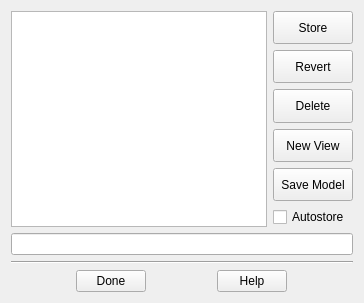
<ui version="4.0" >
 <class>imodvViewsForm</class>
 <widget class="QWidget" name="imodvViewsForm" >
  <property name="geometry" >
   <rect>
    <x>0</x>
    <y>0</y>
    <width>363</width>
    <height>303</height>
   </rect>
  </property>
  <property name="sizePolicy" >
   <sizepolicy vsizetype="Preferred" hsizetype="Minimum" >
    <horstretch>0</horstretch>
    <verstretch>0</verstretch>
   </sizepolicy>
  </property>
  <property name="focusPolicy" >
   <enum>Qt::StrongFocus</enum>
  </property>
  <property name="windowTitle" >
   <string>3dmodv Views</string>
  </property>
  <layout class="QVBoxLayout" name="verticalLayout" >
   <item>
    <layout class="QHBoxLayout" name="horizontalLayout" >
     <item>
      <widget class="QListWidget" name="viewListBox" >
       <property name="sizePolicy" >
        <sizepolicy vsizetype="Expanding" hsizetype="Fixed" >
         <horstretch>0</horstretch>
         <verstretch>0</verstretch>
        </sizepolicy>
       </property>
       <property name="focusPolicy" >
        <enum>Qt::NoFocus</enum>
       </property>
       <property name="editTriggers" >
        <set>QAbstractItemView::NoEditTriggers</set>
       </property>
       <property name="showDropIndicator" stdset="0" >
        <bool>false</bool>
       </property>
       <property name="selectionRectVisible" >
        <bool>false</bool>
       </property>
      </widget>
     </item>
     <item>
      <layout class="QVBoxLayout" >
       <property name="spacing" >
        <number>6</number>
       </property>
       <property name="margin" >
        <number>0</number>
       </property>
       <item>
        <widget class="QPushButton" name="storeButton" >
         <property name="sizePolicy" >
          <sizepolicy vsizetype="Fixed" hsizetype="Fixed" >
           <horstretch>0</horstretch>
           <verstretch>0</verstretch>
          </sizepolicy>
         </property>
         <property name="maximumSize" >
          <size>
           <width>80</width>
           <height>32767</height>
          </size>
         </property>
         <property name="focusPolicy" >
          <enum>Qt::NoFocus</enum>
         </property>
         <property name="toolTip" >
          <string>Save current model properties in selected view</string>
         </property>
         <property name="text" >
          <string>Store</string>
         </property>
        </widget>
       </item>
       <item>
        <widget class="QPushButton" name="revertButton" >
         <property name="sizePolicy" >
          <sizepolicy vsizetype="Fixed" hsizetype="Fixed" >
           <horstretch>0</horstretch>
           <verstretch>0</verstretch>
          </sizepolicy>
         </property>
         <property name="maximumSize" >
          <size>
           <width>80</width>
           <height>32767</height>
          </size>
         </property>
         <property name="focusPolicy" >
          <enum>Qt::NoFocus</enum>
         </property>
         <property name="toolTip" >
          <string>Return to the stored values of the currently selected view</string>
         </property>
         <property name="text" >
          <string>Revert</string>
         </property>
        </widget>
       </item>
       <item>
        <widget class="QPushButton" name="deleteButton" >
         <property name="sizePolicy" >
          <sizepolicy vsizetype="Fixed" hsizetype="Fixed" >
           <horstretch>0</horstretch>
           <verstretch>0</verstretch>
          </sizepolicy>
         </property>
         <property name="maximumSize" >
          <size>
           <width>80</width>
           <height>32767</height>
          </size>
         </property>
         <property name="focusPolicy" >
          <enum>Qt::NoFocus</enum>
         </property>
         <property name="toolTip" >
          <string>Remove the currently selected view from the list</string>
         </property>
         <property name="text" >
          <string>Delete</string>
         </property>
        </widget>
       </item>
       <item>
        <widget class="QPushButton" name="newButton" >
         <property name="sizePolicy" >
          <sizepolicy vsizetype="Fixed" hsizetype="Fixed" >
           <horstretch>0</horstretch>
           <verstretch>0</verstretch>
          </sizepolicy>
         </property>
         <property name="maximumSize" >
          <size>
           <width>80</width>
           <height>32767</height>
          </size>
         </property>
         <property name="focusPolicy" >
          <enum>Qt::NoFocus</enum>
         </property>
         <property name="toolTip" >
          <string>Add a new view to the list with the properties of current display</string>
         </property>
         <property name="text" >
          <string>New View</string>
         </property>
        </widget>
       </item>
       <item>
        <widget class="QPushButton" name="saveButton" >
         <property name="sizePolicy" >
          <sizepolicy vsizetype="Fixed" hsizetype="Fixed" >
           <horstretch>0</horstretch>
           <verstretch>0</verstretch>
          </sizepolicy>
         </property>
         <property name="maximumSize" >
          <size>
           <width>80</width>
           <height>32767</height>
          </size>
         </property>
         <property name="focusPolicy" >
          <enum>Qt::NoFocus</enum>
         </property>
         <property name="toolTip" >
          <string>Save model to file, with all view modifications</string>
         </property>
         <property name="text" >
          <string>Save Model</string>
         </property>
        </widget>
       </item>
       <item>
        <widget class="QCheckBox" name="autoStoreBox" >
         <property name="focusPolicy" >
          <enum>Qt::NoFocus</enum>
         </property>
         <property name="toolTip" >
          <string>Automatically store changes in the current view when switching to another view, saving model, etc.</string>
         </property>
         <property name="text" >
          <string>Autostore</string>
         </property>
        </widget>
       </item>
      </layout>
     </item>
    </layout>
   </item>
   <item>
    <widget class="QLineEdit" name="viewLabelEdit" >
     <property name="focusPolicy" >
      <enum>Qt::ClickFocus</enum>
     </property>
     <property name="toolTip" >
      <string>Change the name of the currently selected view</string>
     </property>
     <property name="text" >
      <string/>
     </property>
    </widget>
   </item>
   <item>
    <widget class="Line" name="Line1_2" >
     <property name="frameShape" >
      <enum>QFrame::HLine</enum>
     </property>
     <property name="frameShadow" >
      <enum>QFrame::Sunken</enum>
     </property>
    </widget>
   </item>
   <item>
    <layout class="QHBoxLayout" >
     <property name="spacing" >
      <number>6</number>
     </property>
     <property name="margin" >
      <number>0</number>
     </property>
     <item>
      <widget class="QPushButton" name="doneButton" >
       <property name="sizePolicy" >
        <sizepolicy vsizetype="Fixed" hsizetype="Fixed" >
         <horstretch>0</horstretch>
         <verstretch>0</verstretch>
        </sizepolicy>
       </property>
       <property name="maximumSize" >
        <size>
         <width>70</width>
         <height>32767</height>
        </size>
       </property>
       <property name="focusPolicy" >
        <enum>Qt::NoFocus</enum>
       </property>
       <property name="toolTip" >
        <string>Close dialog box</string>
       </property>
       <property name="text" >
        <string>Done</string>
       </property>
      </widget>
     </item>
     <item>
      <widget class="QPushButton" name="helpButton" >
       <property name="sizePolicy" >
        <sizepolicy vsizetype="Fixed" hsizetype="Fixed" >
         <horstretch>0</horstretch>
         <verstretch>0</verstretch>
        </sizepolicy>
       </property>
       <property name="maximumSize" >
        <size>
         <width>70</width>
         <height>32767</height>
        </size>
       </property>
       <property name="focusPolicy" >
        <enum>Qt::NoFocus</enum>
       </property>
       <property name="toolTip" >
        <string>Open help window</string>
       </property>
       <property name="text" >
        <string>Help</string>
       </property>
      </widget>
     </item>
    </layout>
   </item>
  </layout>
 </widget>
 <layoutdefault spacing="6" margin="11" />
 <resources/>
 <connections>
  <connection>
   <sender>autoStoreBox</sender>
   <signal>toggled(bool)</signal>
   <receiver>imodvViewsForm</receiver>
   <slot>autostoreToggled(bool)</slot>
   <hints>
    <hint type="sourcelabel" >
     <x>20</x>
     <y>20</y>
    </hint>
    <hint type="destinationlabel" >
     <x>20</x>
     <y>20</y>
    </hint>
   </hints>
  </connection>
  <connection>
   <sender>viewLabelEdit</sender>
   <signal>editingFinished()</signal>
   <receiver>imodvViewsForm</receiver>
   <slot>setFocus()</slot>
   <hints>
    <hint type="sourcelabel" >
     <x>20</x>
     <y>20</y>
    </hint>
    <hint type="destinationlabel" >
     <x>20</x>
     <y>20</y>
    </hint>
   </hints>
  </connection>
  <connection>
   <sender>viewLabelEdit</sender>
   <signal>editingFinished()</signal>
   <receiver>imodvViewsForm</receiver>
   <slot>newLabelEntered()</slot>
   <hints>
    <hint type="sourcelabel" >
     <x>20</x>
     <y>20</y>
    </hint>
    <hint type="destinationlabel" >
     <x>20</x>
     <y>20</y>
    </hint>
   </hints>
  </connection>
  <connection>
   <sender>doneButton</sender>
   <signal>clicked()</signal>
   <receiver>imodvViewsForm</receiver>
   <slot>donePressed()</slot>
   <hints>
    <hint type="sourcelabel" >
     <x>20</x>
     <y>20</y>
    </hint>
    <hint type="destinationlabel" >
     <x>20</x>
     <y>20</y>
    </hint>
   </hints>
  </connection>
  <connection>
   <sender>helpButton</sender>
   <signal>clicked()</signal>
   <receiver>imodvViewsForm</receiver>
   <slot>helpPressed()</slot>
   <hints>
    <hint type="sourcelabel" >
     <x>20</x>
     <y>20</y>
    </hint>
    <hint type="destinationlabel" >
     <x>20</x>
     <y>20</y>
    </hint>
   </hints>
  </connection>
  <connection>
   <sender>storeButton</sender>
   <signal>clicked()</signal>
   <receiver>imodvViewsForm</receiver>
   <slot>storePressed()</slot>
   <hints>
    <hint type="sourcelabel" >
     <x>20</x>
     <y>20</y>
    </hint>
    <hint type="destinationlabel" >
     <x>20</x>
     <y>20</y>
    </hint>
   </hints>
  </connection>
  <connection>
   <sender>revertButton</sender>
   <signal>clicked()</signal>
   <receiver>imodvViewsForm</receiver>
   <slot>revertPressed()</slot>
   <hints>
    <hint type="sourcelabel" >
     <x>20</x>
     <y>20</y>
    </hint>
    <hint type="destinationlabel" >
     <x>20</x>
     <y>20</y>
    </hint>
   </hints>
  </connection>
  <connection>
   <sender>deleteButton</sender>
   <signal>clicked()</signal>
   <receiver>imodvViewsForm</receiver>
   <slot>deletePressed()</slot>
   <hints>
    <hint type="sourcelabel" >
     <x>20</x>
     <y>20</y>
    </hint>
    <hint type="destinationlabel" >
     <x>20</x>
     <y>20</y>
    </hint>
   </hints>
  </connection>
  <connection>
   <sender>newButton</sender>
   <signal>clicked()</signal>
   <receiver>imodvViewsForm</receiver>
   <slot>newPressed()</slot>
   <hints>
    <hint type="sourcelabel" >
     <x>20</x>
     <y>20</y>
    </hint>
    <hint type="destinationlabel" >
     <x>20</x>
     <y>20</y>
    </hint>
   </hints>
  </connection>
  <connection>
   <sender>saveButton</sender>
   <signal>clicked()</signal>
   <receiver>imodvViewsForm</receiver>
   <slot>savePressed()</slot>
   <hints>
    <hint type="sourcelabel" >
     <x>20</x>
     <y>20</y>
    </hint>
    <hint type="destinationlabel" >
     <x>20</x>
     <y>20</y>
    </hint>
   </hints>
  </connection>
  <connection>
   <sender>viewListBox</sender>
   <signal>currentTextChanged(QString)</signal>
   <receiver>viewLabelEdit</receiver>
   <slot>setText(QString)</slot>
   <hints>
    <hint type="sourcelabel" >
     <x>295</x>
     <y>115</y>
    </hint>
    <hint type="destinationlabel" >
     <x>116</x>
     <y>236</y>
    </hint>
   </hints>
  </connection>
 </connections>
</ui>
